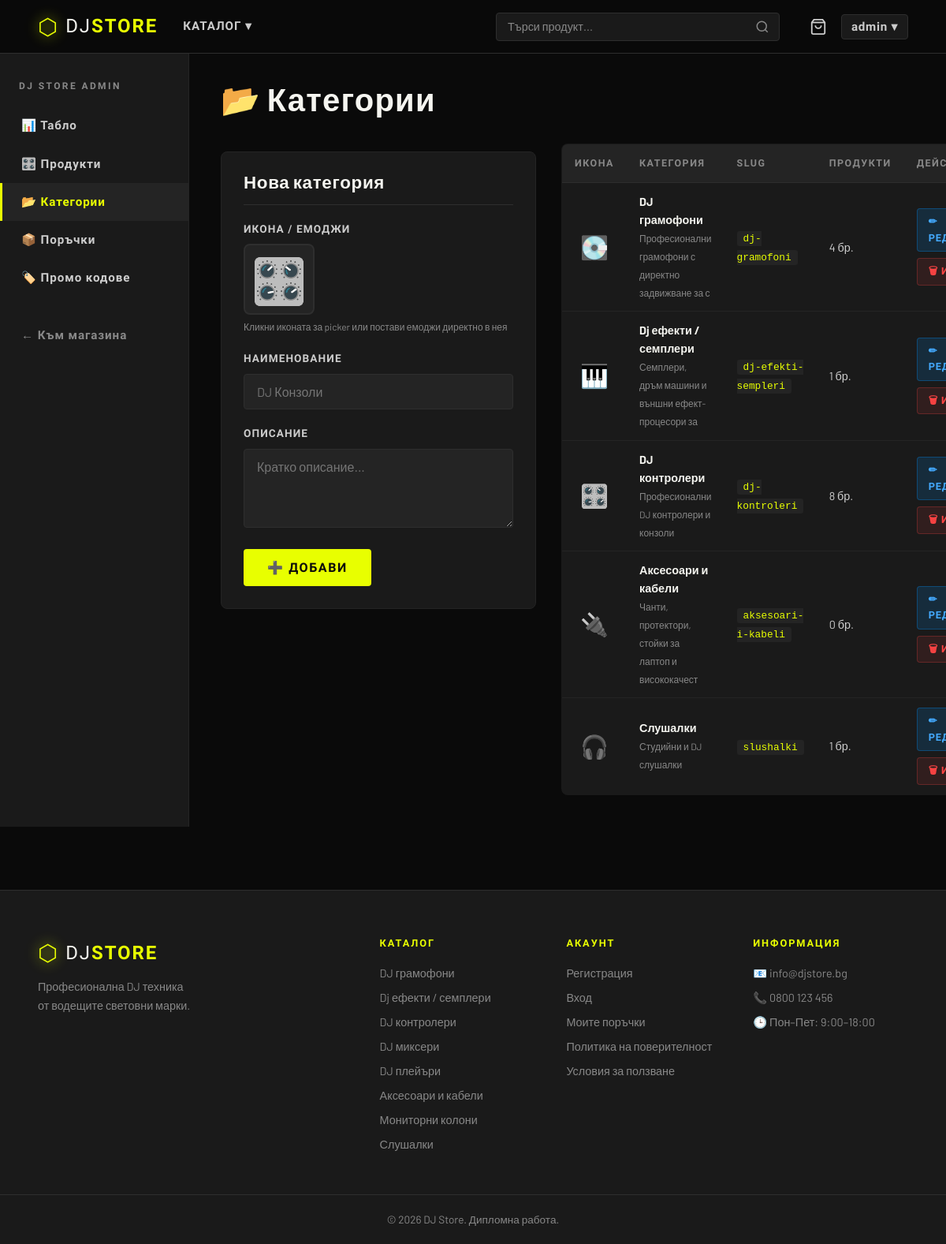
Screenshot of /admin/categories.php (signed in) with the database file from the repository.
### tables this page shows
CREATE TABLE `categories` (
  `id` int(11) NOT NULL,
  `name` varchar(100) NOT NULL,
  `icon` varchar(10) DEFAULT '?️',
  `slug` varchar(100) NOT NULL,
  `description` text DEFAULT NULL,
  `created_at` timestamp NOT NULL DEFAULT current_timestamp()
);

### includes/functions.php (called while the page is built, shortened)
<?php
function e(string $str): string {
    return htmlspecialchars($str, ENT_QUOTES, 'UTF-8');
}
function getAllCategories(): array {
    $db     = getDB();
    $result = $db->query("SELECT * FROM categories ORDER BY name ASC");
    return $result->fetch_all(MYSQLI_ASSOC);
}
?>

### admin/categories.php (the view, shortened to what this page needs)
<?php
$root = dirname(__DIR__);
require_once $root . '/includes/functions.php';
$db    = getDB();
$adminCategories = $db->query(
    "SELECT c.id, c.name, c.slug, c.description, c.icon,
            COUNT(p.id) AS product_count
     FROM categories c
     LEFT JOIN products p ON p.category_id = c.id
     WHERE p.is_active = 1 OR p.id IS NULL
     GROUP BY c.id
     ORDER BY c.name ASC"
)->fetch_all(MYSQLI_ASSOC);
$editCat = null;
?>
<!DOCTYPE html>
<html lang="bg">
<head>
    <link rel="stylesheet" href="<?= SITE_URL ?>/assets/css/style.css">
</head>
<body>
<?php include $root . '/includes/header.php'; ?>
<div class="admin-layout">
    <?php include 'includes/admin_sidebar.php'; ?>
    <main class="admin-content">
        <h1 class="admin-title">📂 Категории</h1>
        <div style="display:grid;grid-template-columns:400px 1fr;gap:32px;align-items:start;">
            <div style="background:var(--dark-2);border:1px solid var(--dark-3);
                        border-radius:var(--radius-lg);padding:28px;
                        position:sticky;top:calc(var(--header-h) + 16px);">
                <h2 style="font-size:1.4rem;color:var(--white);margin-bottom:20px;
                           padding-bottom:14px;border-bottom:1px solid var(--dark-4);">
                    <?= $editCat ? 'Редактирай категория' : 'Нова категория' ?>
                </h2>
                <form method="POST" id="catForm">
<div class="form-group">
    <label>Икона / Емоджи</label>
    <div
        class="icon-preview"
        id="iconPreview"
        onclick="togglePicker(event)"
        title="Кликни за да избереш или постави емоджи">
        <?= e($_POST['icon'] ?? $editCat['icon'] ?? '🎛️') ?>
    </div>
    <small style="color:var(--grey);font-size:.75rem;display:block;margin-top:6px;">
        Кликни иконата за picker или постави емоджи директно в нея
    </small>
</div>
                    <div class="form-group">
                        <label for="cat_name">Наименование</label>
                        <input type="text"
                               id="cat_name"
                               name="name"
                               value="<?= e($_POST['name'] ?? $editCat['name'] ?? '') ?>"
                               placeholder="DJ Конзоли"
                               required>
                    </div>
                    <div class="form-group">
                        <label for="cat_desc">Описание</label>
                        <textarea id="cat_desc"
                                  name="description"
                                  rows="3"
                                  placeholder="Кратко описание..."><?= e($_POST['description'] ?? $editCat['description'] ?? '') ?></textarea>
                    </div>
                    <div style="display:flex;gap:12px;">
                        <button type="submit" class="btn btn--primary">
                            <?= $editCat ? '💾 Запази' : '➕ Добави' ?>
                        </button>
                    </div>
                </form>
            </div>
            <div>
                <table class="admin-table">
                    <thead>
                        <tr>
                            <th>Икона</th>
                            <th>Категория</th>
                            <th>Slug</th>
                            <th>Продукти</th>
                            <th>Действия</th>
                        </tr>
                    </thead>
                    <tbody>
    <?php if (empty($adminCategories)): ?>
    <tr>
        <td colspan="5"
            style="text-align:center;color:var(--grey);padding:32px;">
            Няма добавени категории.
        </td>
    </tr>
    <?php else: ?>
    <?php foreach ($adminCategories as $cat): ?>
    <tr>
        <td style="font-size:1.8rem;text-align:center;">
            <?= e($cat['icon'] ?? '🎛️') ?>
        </td>
        <td>
            <strong style="color:var(--white);">
                <?= e($cat['name']) ?>
            </strong>
            <?php if (!empty($cat['description'])): ?>
            <br>
            <small style="color:var(--grey);">
                <?= e(mb_substr($cat['description'], 0, 50)) ?>
            </small>
            <?php endif; ?>
        </td>
        <td>
            <code style="color:var(--accent);font-size:.8rem;
                         background:var(--dark-3);padding:2px 8px;
                         border-radius:3px;">
                <?= e($cat['slug']) ?>
            </code>
        </td>
        <td style="color:var(--grey-light);">
            <?= (int)$cat['product_count'] ?> бр.
        </td>
        <td>
            <div class="table-actions">
                <a href="?edit=<?= (int)$cat['id'] ?>"
                   class="btn-edit">✏ Редакция</a>
                <a href="?delete=<?= (int)$cat['id'] ?>"
                   class="btn-delete"
                   data-confirm="Изтрий тази категория?">
                    🗑 Изтрий
                </a>
            </div>
        </td>
    </tr>
    <?php endforeach; ?>
    <?php endif; ?>
</tbody>
                </table>
            </div>
        </div>
    </main>
</div>
<?php include $root . '/includes/footer.php'; ?>
</body>
</html>

### includes/footer.php (shortened to what this page needs)
<footer class="site-footer">
    <div class="container footer__inner">
        <div class="footer__brand">
            <a href="<?= SITE_URL ?>" class="logo">
                <span class="logo__icon">⬡</span>
                <span class="logo__text">DJ<strong>STORE</strong></span>
            </a>
            <p>Професионална DJ техника<br>от водещите световни марки.</p>
        </div>
        <div class="footer__col">
            <h4>Каталог</h4>
            <?php foreach (getAllCategories() as $cat): ?>
            <a href="<?= SITE_URL ?>/pages/catalog.php?category=<?= e($cat['slug']) ?>">
                <?= e($cat['name']) ?>
            </a>
            <?php endforeach; ?>
        </div>
        <div class="footer__col">
            <h4>Акаунт</h4>
            <a href="<?= SITE_URL ?>/pages/register.php">Регистрация</a>
            <a href="<?= SITE_URL ?>/pages/login.php">Вход</a>
            <a href="<?= SITE_URL ?>/pages/orders.php">Моите поръчки</a>
            <a href="<?= SITE_URL ?>/pages/privacy.php">Политика на поверителност</a>
            <a href="<?= SITE_URL ?>/pages/terms.php">Условия за ползване</a>
        </div>
        <div class="footer__col">
            <h4>Информация</h4>
            <p>📧 info@djstore.bg</p>
            <p>📞 0800 123 456</p>
            <p>🕒 Пон–Пет: 9:00–18:00</p>
        </div>
    </div>
    <div class="footer__bottom">
        <div class="container">
            <p>© <?= date('Y') ?> DJ Store. Дипломна работа.</p>
        </div>
    </div>
</footer>

### admin/categories.php (style rules this page uses)
html, body { background: #0a0a0a !important; color: #f5f5f0 !important; min-height: 100vh; }
.icon-preview { font-size: 3.5rem; width: 90px; height: 90px; display: flex; align-items: center; justify-content: center; background: var(--dark-3); border: 2px solid var(--dark-4); border-radius: var(--radius-lg); cursor: pointer; transition: all var(--transition); flex-shrink: 0; user-select: none; outline: none; }

### rows the page displays
categories: icon "💽", name "DJ грамофони", description "Професионални грамофони с директно задвижване за с", slug "dj-gramofoni", product_count "4"
categories: icon "🎹", name "Dj ефекти / семплери", description "Семплери, дръм машини и външни ефект-процесори за", slug "dj-efekti-sempleri", product_count "1"
categories: icon "🎛️", name "DJ контролери", description "Професионални DJ контролери и конзоли", slug "dj-kontroleri", product_count "8"
categories: icon "🔌", name "Аксесоари и кабели", description "Чанти, протектори, стойки за лаптоп и висококачест", slug "aksesoari-i-kabeli", product_count "0"
categories: icon "🎧", name "Слушалки", description "Студийни и DJ слушалки", slug "slushalki", product_count "1"
categories: name "DJ миксери"
categories: name "DJ плейъри"
categories: name "Мониторни колони"

### other values shown
$_SESSION['username'] "admin"
$_POST['icon'] "🎛️"
